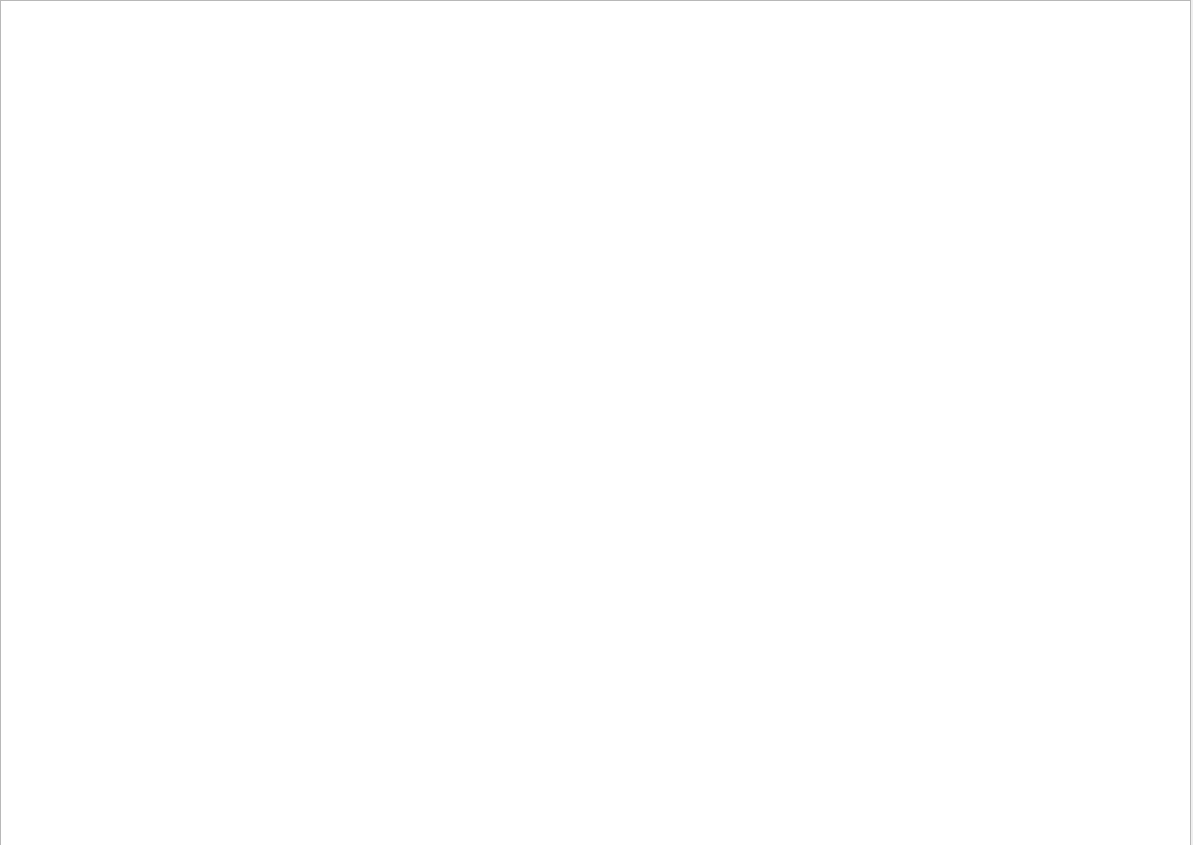
<?xml version="1.0" encoding="UTF-8"?>
<ui version="4.0">
 <class>Form</class>
 <widget class="QWidget" name="Form">
  <property name="geometry">
   <rect>
    <x>0</x>
    <y>0</y>
    <width>1193</width>
    <height>845</height>
   </rect>
  </property>
  <property name="windowTitle">
   <string>Form</string>
  </property>
  <widget class="QTableWidget" name="tableWidget">
   <property name="geometry">
    <rect>
     <x>0</x>
     <y>0</y>
     <width>1191</width>
     <height>851</height>
    </rect>
   </property>
  </widget>
 </widget>
 <resources/>
 <connections/>
</ui>
